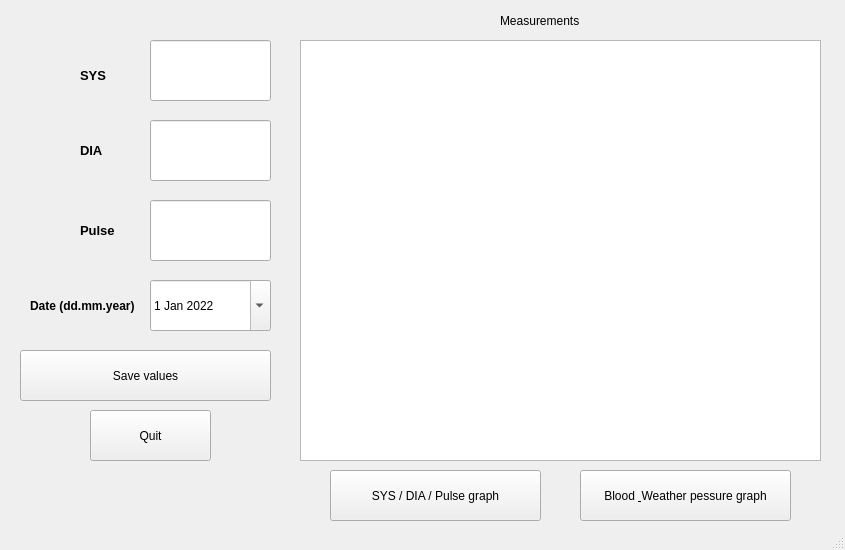
<?xml version="1.0" encoding="UTF-8"?>
<ui version="4.0">
 <class>MainWindow</class>
 <widget class="QMainWindow" name="MainWindow">
  <property name="geometry">
   <rect>
    <x>0</x>
    <y>0</y>
    <width>845</width>
    <height>550</height>
   </rect>
  </property>
  <property name="windowTitle">
   <string>MainWindow</string>
  </property>
  <widget class="QWidget" name="centralwidget">
   <widget class="QTableWidget" name="tableWidget">
    <property name="geometry">
     <rect>
      <x>300</x>
      <y>40</y>
      <width>521</width>
      <height>421</height>
     </rect>
    </property>
    <attribute name="verticalHeaderVisible">
     <bool>false</bool>
    </attribute>
   </widget>
   <widget class="QPushButton" name="pushButton">
    <property name="geometry">
     <rect>
      <x>20</x>
      <y>350</y>
      <width>251</width>
      <height>51</height>
     </rect>
    </property>
    <property name="text">
     <string>Save values</string>
    </property>
   </widget>
   <widget class="QPushButton" name="pushButton_2">
    <property name="geometry">
     <rect>
      <x>580</x>
      <y>470</y>
      <width>211</width>
      <height>51</height>
     </rect>
    </property>
    <property name="text">
     <string>Blood &amp; Weather pessure graph</string>
    </property>
   </widget>
   <widget class="QLabel" name="label">
    <property name="geometry">
     <rect>
      <x>80</x>
      <y>60</y>
      <width>61</width>
      <height>31</height>
     </rect>
    </property>
    <property name="font">
     <font>
      <pointsize>10</pointsize>
      <weight>75</weight>
      <bold>true</bold>
     </font>
    </property>
    <property name="text">
     <string>SYS</string>
    </property>
   </widget>
   <widget class="QLabel" name="label_2">
    <property name="geometry">
     <rect>
      <x>80</x>
      <y>130</y>
      <width>51</width>
      <height>41</height>
     </rect>
    </property>
    <property name="font">
     <font>
      <pointsize>10</pointsize>
      <weight>75</weight>
      <bold>true</bold>
     </font>
    </property>
    <property name="text">
     <string>DIA</string>
    </property>
   </widget>
   <widget class="QLabel" name="label_3">
    <property name="geometry">
     <rect>
      <x>80</x>
      <y>220</y>
      <width>51</width>
      <height>21</height>
     </rect>
    </property>
    <property name="font">
     <font>
      <pointsize>10</pointsize>
      <weight>75</weight>
      <bold>true</bold>
     </font>
    </property>
    <property name="text">
     <string>Pulse</string>
    </property>
   </widget>
   <widget class="QLabel" name="label_4">
    <property name="geometry">
     <rect>
      <x>30</x>
      <y>290</y>
      <width>111</width>
      <height>31</height>
     </rect>
    </property>
    <property name="font">
     <font>
      <weight>75</weight>
      <bold>true</bold>
     </font>
    </property>
    <property name="text">
     <string>Date (dd.mm.year)</string>
    </property>
   </widget>
   <widget class="QLabel" name="label_5">
    <property name="geometry">
     <rect>
      <x>500</x>
      <y>10</y>
      <width>81</width>
      <height>21</height>
     </rect>
    </property>
    <property name="text">
     <string>Measurements</string>
    </property>
   </widget>
   <widget class="QPushButton" name="pushButton_3">
    <property name="geometry">
     <rect>
      <x>330</x>
      <y>470</y>
      <width>211</width>
      <height>51</height>
     </rect>
    </property>
    <property name="text">
     <string>SYS / DIA / Pulse graph</string>
    </property>
   </widget>
   <widget class="QPushButton" name="pushButton_4">
    <property name="geometry">
     <rect>
      <x>90</x>
      <y>410</y>
      <width>121</width>
      <height>51</height>
     </rect>
    </property>
    <property name="text">
     <string>Quit</string>
    </property>
   </widget>
   <widget class="QLineEdit" name="lineEdit">
    <property name="geometry">
     <rect>
      <x>150</x>
      <y>40</y>
      <width>121</width>
      <height>61</height>
     </rect>
    </property>
   </widget>
   <widget class="QLineEdit" name="lineEdit_2">
    <property name="geometry">
     <rect>
      <x>150</x>
      <y>120</y>
      <width>121</width>
      <height>61</height>
     </rect>
    </property>
   </widget>
   <widget class="QLineEdit" name="lineEdit_3">
    <property name="geometry">
     <rect>
      <x>150</x>
      <y>200</y>
      <width>121</width>
      <height>61</height>
     </rect>
    </property>
   </widget>
   <widget class="QDateEdit" name="dateEdit">
    <property name="geometry">
     <rect>
      <x>150</x>
      <y>280</y>
      <width>121</width>
      <height>51</height>
     </rect>
    </property>
    <property name="dateTime">
     <datetime>
      <hour>0</hour>
      <minute>0</minute>
      <second>0</second>
      <year>2022</year>
      <month>1</month>
      <day>1</day>
     </datetime>
    </property>
    <property name="calendarPopup">
     <bool>true</bool>
    </property>
   </widget>
  </widget>
  <widget class="QStatusBar" name="statusbar"/>
 </widget>
 <resources/>
 <connections/>
</ui>
